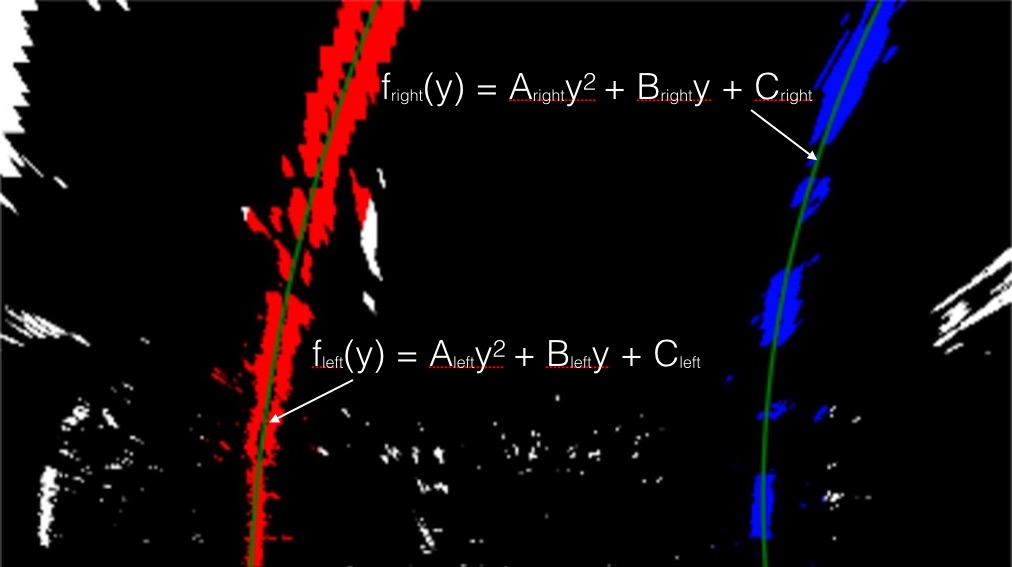
#> input picture lanelines/examples/color_fit_lines.jpg, 1012 x 567 px
$ python -i thresholds2.py   (imports and definitions only)   (older library calls are emulated)
#> lines starting #> are read from the running program, lines starting #| are printed output that depends on the picture; after the words box and inside, x2 and y2 are one past the last pixel; in counts of white or black regions, pixels touching at a corner belong together

import numpy as np
import cv2
import matplotlib.pyplot as plt
import matplotlib.image as mpimg
import pickle
import argparse


def abs_sobel_thresh(image, orient='x', sobel_kernel=3, thresh=(0,255)):

    # Apply the following steps to img
    # 1) Convert to grayscale
    #gray = cv2.cvtColor(img, cv2.COLOR_RGB2GRAY)
    img = weighted_color_threshold(image)

    # 2) Take the derivative in x or y given orient = 'x' or 'y'
    if orient == 'x':
        sobel = cv2.Sobel(img, cv2.CV_64F, 1, 0,ksize=sobel_kernel)
    elif orient == 'y':
        sobel = cv2.Sobel(img, cv2.CV_64F, 0, 1,ksize=sobel_kernel)
    else:
        raise ValueError

    # 3) Take the absolute value of the derivative or gradient
    abssobel = np.absolute(sobel)
    # 4) Scale to 8-bit (0 - 255) then convert to type = np.uint8
    scaled_sobel = np.uint8(255 * abssobel/np.max(abssobel))
    # 5) Create a mask of 1's where the scaled gradient magnitude
            # is > thresh_min and < thresh_max
    sbinary = np.zeros_like(scaled_sobel)
    sbinary[(scaled_sobel > thresh[0]) & (scaled_sobel < thresh[1])] = 1
    # 6) Return this mask as your binary_output image

    # binary_output = np.copy(img) # Remove this line
    return sbinary

def mag_thresh(image, sobel_kernel=3, mag_thresh=(0, 255)):


    # Apply the following steps to img
    # 1) Convert to grayscale
    #gray = cv2.cvtColor(img, cv2.COLOR_RGB2GRAY)
    img = weighted_color_threshold(image)


    # 2) Take the gradient in x and y separately
    sobelx = cv2.Sobel(img, cv2.CV_64F, 1, 0,ksize=sobel_kernel)
    sobely = cv2.Sobel(img, cv2.CV_64F, 0, 1,ksize=sobel_kernel)
    # 3) Calculate the magnitude
    abs_sobelx = np.absolute(sobelx)
    abs_sobely = np.absolute(sobely)

    abs_sobelxy = np.sqrt(abs_sobelx **2 + abs_sobely **2)

    # 4) Scale to 8-bit (0 - 255) and convert to type = np.uint8
    scaled_sobel = np.uint8(255 * abs_sobelxy/np.max(abs_sobelxy))
    # 5) Create a binary mask where mag thresholds are met
    sbinary = np.zeros_like(scaled_sobel)
    sbinary[(scaled_sobel > mag_thresh[0]) & (scaled_sobel < mag_thresh[1])] = 1

    # 6) Return this mask as your binary_output image
    # binary_output = np.copy(img) # Remove this line
    return sbinary

def dir_threshold(image, sobel_kernel=3, thresh=(0, np.pi/2)):

    # Apply the following steps to img
    # 1) Convert to grayscale
    # 2) Take the gradient in x and y separately
    # 3) Take the absolute value of the x and y gradients
    # 4) Use np.arctan2(abs_sobely, abs_sobelx) to calculate the direction of the gradient
    # 5) Create a binary mask where direction thresholds are met
    # 6) Return this mask as your binary_output image

    # Apply the following steps to img
    # 1) Convert to grayscale
    # gray = cv2.cvtColor(img, cv2.COLOR_RGB2GRAY)
    img = weighted_color_threshold(image)


    # 2) Take the gradient in x and y separately
    sobelx = cv2.Sobel(img, cv2.CV_64F, 1, 0,ksize=sobel_kernel)
    sobely = cv2.Sobel(img, cv2.CV_64F, 0, 1,ksize=sobel_kernel)
    # 3) Calculate the magnitude
    abs_sobelx = np.absolute(sobelx)
    abs_sobely = np.absolute(sobely)

    # abs_sobelxy = np.sqrt(abs_sobelx **2 + abs_sobely **2)
    # 4) Scale to 8-bit (0 - 255) and convert to type = np.uint8
    # scaled_sobel = np.uint8(255 * abs_sobelxy/np.max(abs_sobelxy))

    direction = np.arctan2(abs_sobely, abs_sobelx)
    # 5) Create a binary mask where mag thresholds are met
    sbinary = np.zeros_like(direction)
    sbinary[(direction > thresh[0]) & (direction < thresh[1])] = 1

    # binary_output = np.copy(img) # Remove this line
    return sbinary


def show_image(image):
    f, (ax1, ax2, ax3) = plt.subplots(1, 3, figsize=(24, 9))
    f.tight_layout()
    ax1.imshow(image)
    ax1.set_title('Original Image', fontsize=50)

    hls = cv2.cvtColor(image, cv2.COLOR_RGB2HLS)
    ax2.imshow(hls)
    ax2.set_title('HLS', fontsize=50)

    hsv = cv2.cvtColor(image, cv2.COLOR_RGB2HLS)
    ax3.imshow(hsv)
    ax3.set_title('HSV', fontsize=50)
    #plt.subplots_adjust(left=0., right=1, top=0.9, bottom=0.)
    plt.show()


def apply_gradient_thresholds(image, ksize=3, sobel_thresh=(0,255), plot=False):

    # Choose a Sobel kernel size
    #ksize = 3 # Choose a larger odd number to smooth gradient measurements

    # Apply each of the thresholding functions
    gradx = abs_sobel_thresh(image, orient='x', sobel_kernel=ksize, thresh=sobel_thresh)
    grady = abs_sobel_thresh(image, orient='y', sobel_kernel=ksize, thresh=sobel_thresh)
    mag_binary = mag_thresh(image, sobel_kernel=ksize, mag_thresh=sobel_thresh)
    dir_binary = dir_threshold(image, sobel_kernel=ksize, thresh=sobel_thresh)

    combined = np.zeros_like(dir_binary)
    combined[((gradx == 1) & (grady == 1)) | ((mag_binary == 1) & (dir_binary == 1))] = 1

    # Run the function
    #     dir_binary = dir_threshold(image, sobel_kernel=15, thresh=(.7, 1.2))
    if plot:
        plot_side_by_side(image, combined)
        output = None
    else:
        output = combined
    return output

def plot_side_by_side(image1, image2):
    # Plot the result
    f, (ax1, ax2) = plt.subplots(1, 2, figsize=(24, 9))
    f.tight_layout()
    ax1.imshow(image1)
    ax1.set_title('Original Image', fontsize=50)
    ax2.imshow(image2, cmap='gray')
    ax2.set_title('Thresholded Grad. Dir.', fontsize=50)
    plt.subplots_adjust(left=0., right=1, top=0.9, bottom=0.)
    plt.show()


def apply_threshold(image, thresh=(90, 255)):
    """Threshold a single channel (2d) image."""
    if len(image.shape) != len(thresh):
        raise ValueError('image should be single channel 2d')
    binary = np.zeros_like(image)
    binary[(image > thresh[0]) & (image <= thresh[1])] = 1
    return binary


def get_hls(image):
    hls = cv2.cvtColor(image, cv2.COLOR_RGB2HLS)
#> hls: shape (567, 1012, 3); mean of channels 0, 1, 2 15.3, 13.6, 37.6
    H = hls[:,:,0]
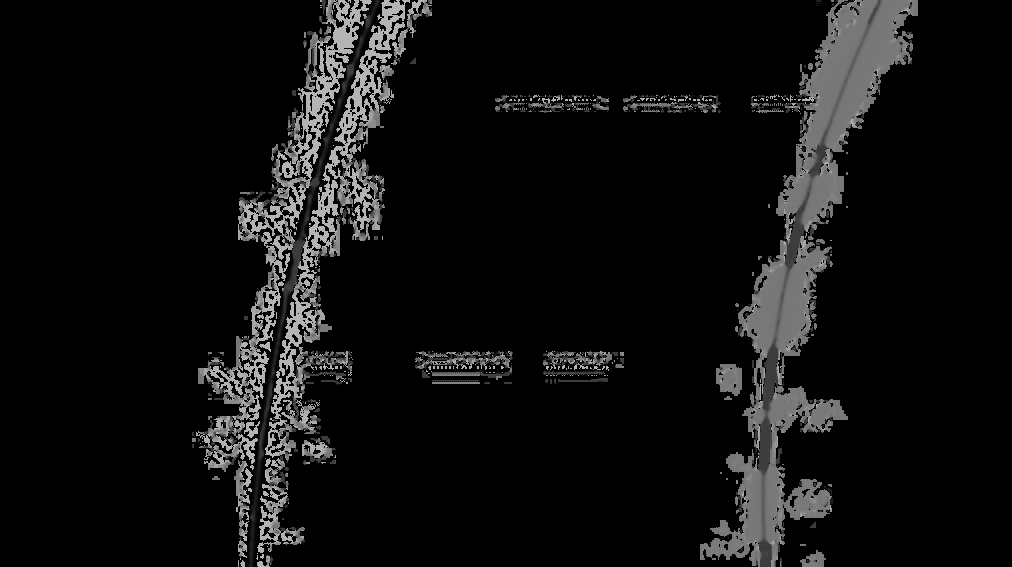
#> H: shape (567, 1012); min 0, max 180, mean 15.3
    L = hls[:,:,1]
    S = hls[:,:,2]
    return H, L, S

def get_rgb(image):
    R = image[:,:,0]
    G = image[:,:,1]
    B = image[:,:,2]
    return R, G, B

def weighted_color_threshold(image):
    R, G, B = get_rgb(image)
    H, L, S = get_hls(image)
    binaryR = apply_threshold(R, thresh=(200, 255))
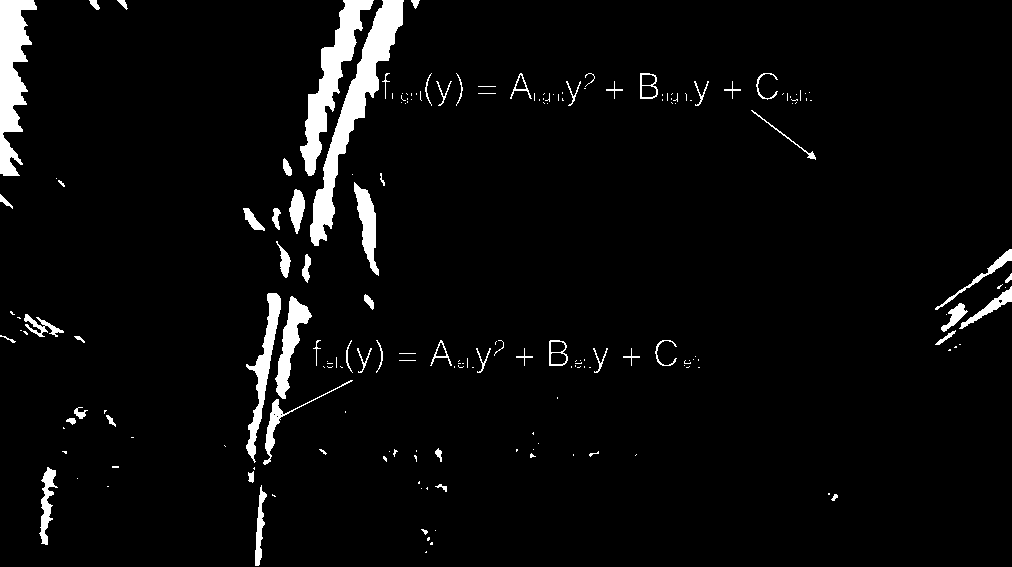
#> binaryR: shape (567, 1012); values 0 (black) and 1 (white), 4.2% white; 190 white regions (126 under 20 px), largest, box (x1, y1, x2, y2) and area: (310, 0, 404, 246) 4967, (0, 0, 37, 176) 3606, (300, 0, 374, 176) 3568
    binaryS = apply_threshold(S, thresh=(90, 255))
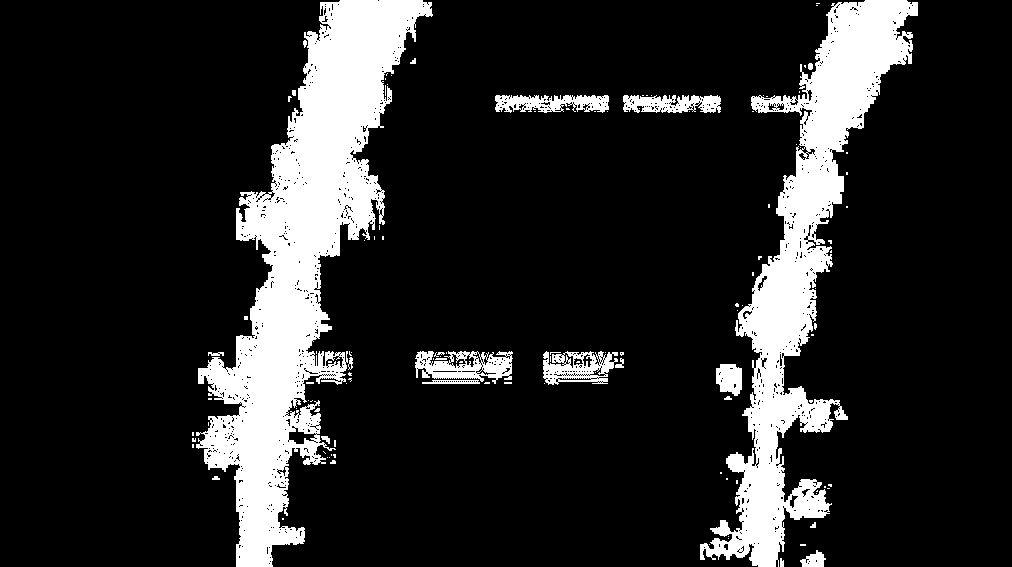
#> binaryS: shape (567, 1012); values 0 (black) and 1 (white), 15.5% white; 119 white regions (97 under 20 px), largest, box (x1, y1, x2, y2) and area: (196, 0, 433, 567) 47248, (700, 0, 918, 567) 33461, (415, 351, 513, 384) 1874

    binary = (binaryR + binaryS) / 2.0
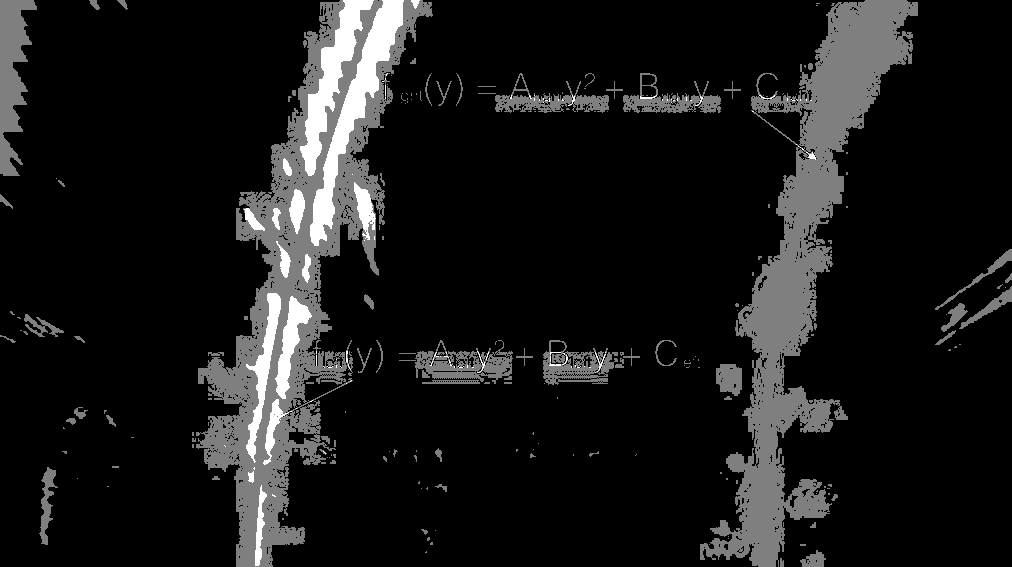
#> binary: shape (567, 1012) float64; min 0, max 1, mean 0.0985
    return binary

>>> import cv2
>>> picture = cv2.cvtColor(cv2.imread('../examples/color_fit_lines.jpg'), cv2.COLOR_BGR2RGB)
>>> result = apply_gradient_thresholds(picture)
#> in apply_gradient_thresholds, `gradx = abs_sobel_thresh(image, orient='x', sobel_kernel=ksize, thresh..`: gradx: shape (567, 1012); values 0 (black) and 1 (white), 7.3% white in thin lines or dots
#> call 2 of abs_sobel_thresh, with orient = 'y', sobel_kernel = 3, thresh = (0, 255)
#> in abs_sobel_thresh (call 2), `sobel = cv2.Sobel(img, cv2.CV_64F, 0, 1,ksize=sobel_kernel)`:
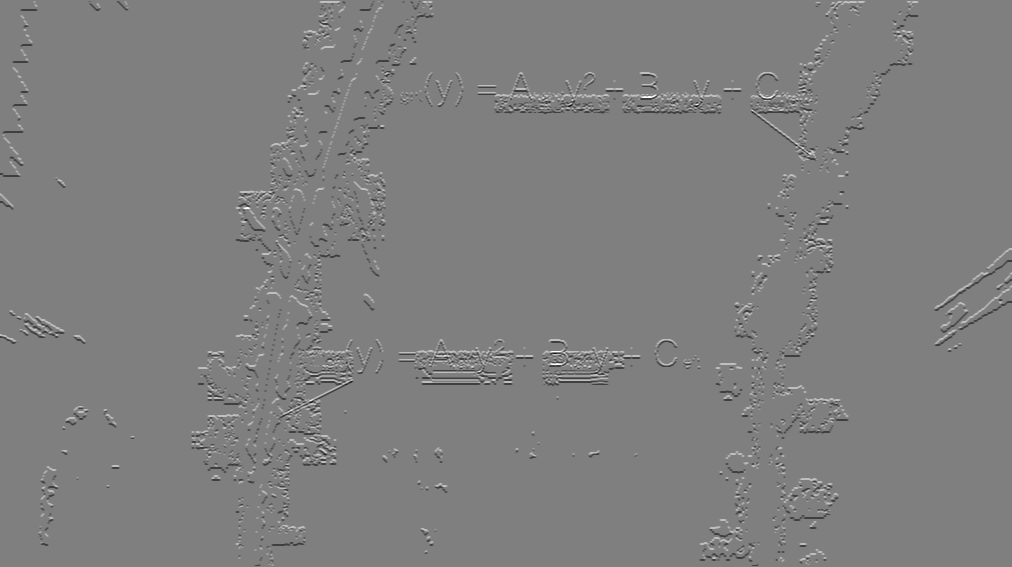
#> sobel: shape (567, 1012) float64; min -4, max 4, mean -0.00104; drawn with min black and max white
#> in apply_gradient_thresholds, `grady = abs_sobel_thresh(image, orient='y', sobel_kernel=ksize, thresh..`: grady: shape (567, 1012); values 0 (black) and 1 (white), 6.9% white in thin lines or dots
#> in apply_gradient_thresholds, `mag_binary = mag_thresh(image, sobel_kernel=ksize, mag_thresh=sobel_th..`:
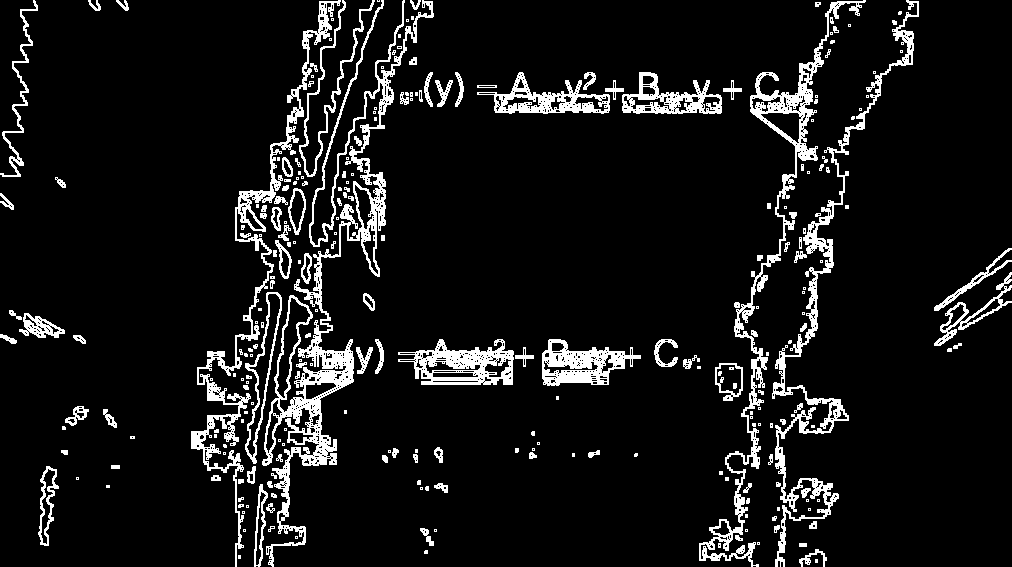
#> mag_binary: shape (567, 1012); values 0 (black) and 1 (white), 8.7% white; 260 white regions (133 under 20 px), largest, box (x1, y1, x2, y2) and area: (262, 0, 434, 567) 10373, (699, 0, 866, 567) 6023, (772, 0, 919, 567) 5491
#> in dir_threshold, `direction = np.arctan2(abs_sobely, abs_sobelx)`:
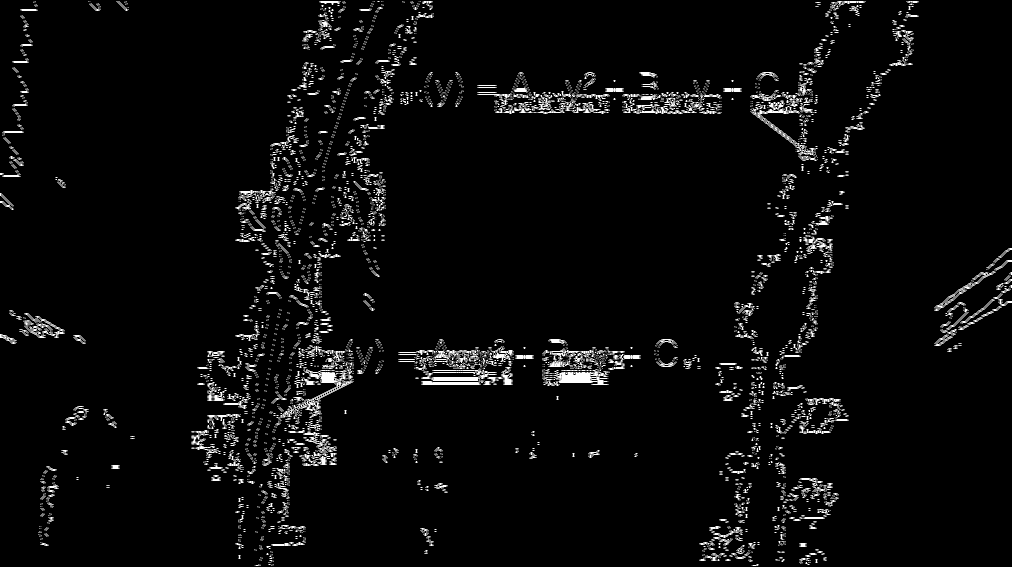
#> direction: shape (567, 1012) float64; min 0, max 1.57, mean 0.0631; drawn with min black and max white
